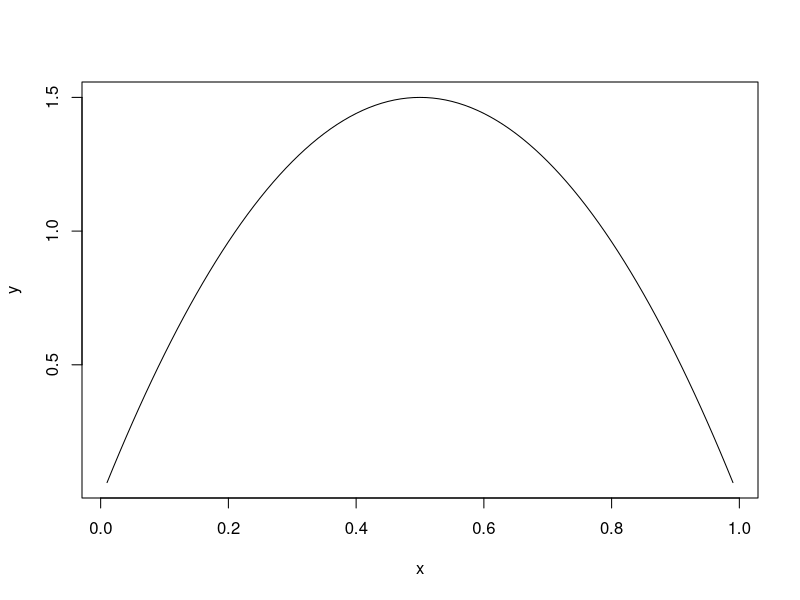
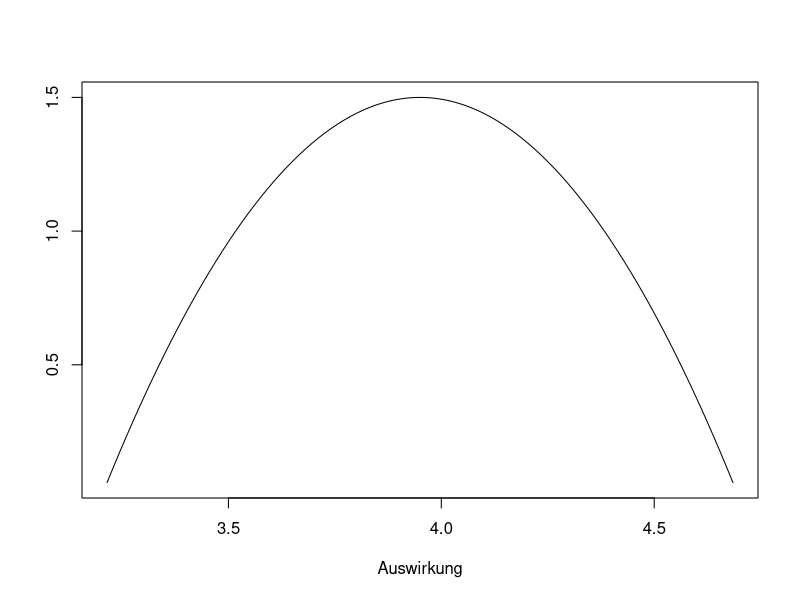
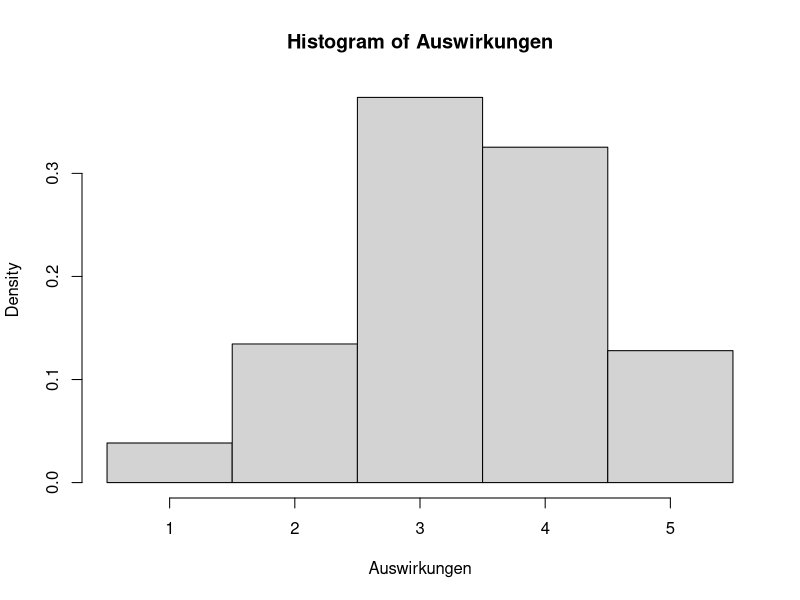
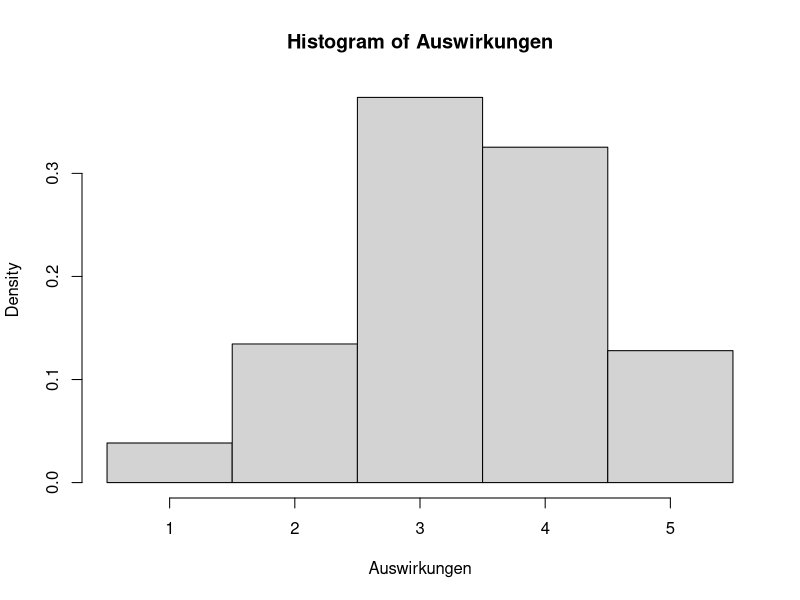

These figures' R source, in order:

library(dplyr)
# Setzen eines Seeds, damit die Ergebnisse reproduzierbar sind
# (es werden jedesmal dieselben Zufallszahlen gezogen)

  set.seed(100)
  
# Erzeugen eines künstlichen Datensatzes für die Auswirkung
  n <- 50  # Anzahl an Umfrageteilnehmer
  untere.grenze <- rnorm(n,2.5,1)
  untere.grenze <- round(ifelse(untere.grenze < 0.5,0.5,untere.grenze),digits=1)
  intervallbreite <- runif(n,0.5,3)
  obere.grenze <- untere.grenze+intervallbreite
  obere.grenze <- round(ifelse(obere.grenze > 5.5,5.5,obere.grenze),digits=1)
  Daten <- data.frame(Proband=1:50,Untere.Grenze=untere.grenze,Obere.Grenze=obere.grenze)

# Definition der Prior-Verteilung (Beta-Verteilung)
  # Parameter für die beta-Verteilung
    c.alpha <- 2
    c.beta <- 2
  # Bild der Verteilung
    x <- seq(0.01,0.99,0.01)
	y <- dbeta(x,c.alpha,c.beta)
	plot(x,y,type="l")
  
# Beispiel:
# Wenn ein Proband für die Auswirkung beispielsweise das Intervall von 3,2 bis 4,7 angibt,
# dann ist seine individuelle Wahrscheinlichkeitsverteilung für die Auswirkung:
    x <- seq(0.01,0.99,0.01)
	y <- dbeta(x,c.alpha,c.beta)
	plot((4.7-3.2)*x+3.2,y,type="l",xlab="Auswirkung",ylab="")
  
# Monte-Carlo-Simulation

  Runs <- 10000     # die Anzahl an Durchläufen
  Auswirkungen <- rep(NA,Runs)
  for(run in 1:Runs){
  
    # Ziehung eines zufälligen Probanden aus dem Datensatzes
      Probanden <- Daten[,"Proband"]
      proband <- sample(Probanden,1)
	  
	# Ermittlung des Auswirkungsintervalls des zufällig gezogenen Probandens
	  i.proband <- which(Probanden==proband)
	  untere.grenze <- Daten[i.proband,"Untere.Grenze"]
	  obere.grenze <- Daten[i.proband,"Obere.Grenze"]

    # Ziehung einer zufälligen Auswirkung gemäß der individuellen Beta-Verteilung des Probanden	  
      x <- rbeta(1,c.alpha,c.beta)
	  auswirkung <- (obere.grenze-untere.grenze)*x+untere.grenze
	  
	# Zum Schluss wird noch die in diesem Run ermittelte Auswirkung abgespeichert
      Auswirkungen[run] <- auswirkung	
	  
  }
  
# Die ergibt nun eine gemeinsame Verteilung, die die Angaben aller Probanden
# zur Auswirkung wiederspiegelt

  hist(Auswirkungen,freq=FALSE ,breaks = c(0.5,1.5,2.5,3.5,4.5,5.5))
  test <- hist(Auswirkungen,freq=FALSE ,breaks = c(0.5,1.5,2.5,3.5,4.5,5.5))
  print (test)

# Daraus lässt sich nun die mittlere Auswirkung über alle Probanden angeben:
  mean(Auswirkungen)
  median(Auswirkungen)

# und ein Maße für die Unsicherheit angeben:
  sd(Auswirkungen)
  IQR(Auswirkungen)

# Das durch die Monte-Carlo-Simulation ermittelte Ergebnis ist aber sehr informativ und
# es lässt sich noch viel mehr daraus machen.
# Zum Beispiel lässt sich ein 90%-Prozent-Quantil angeben. 

  quantile(Auswirkungen,0.9)

  # Das heißt: mit einer Konfidenz von 90% ist die Auswirkung höchsten 4.63   
  




